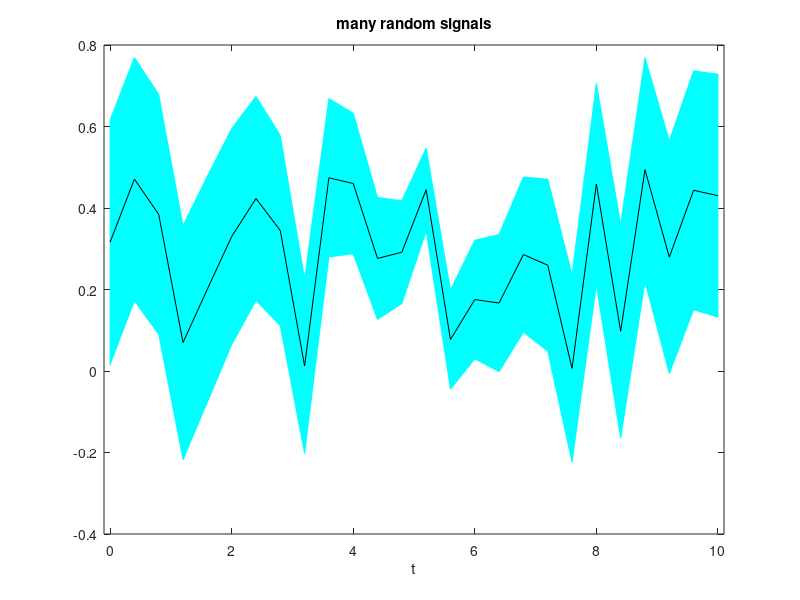

The MATLAB script that drew this image:
% Stochastic process illustration
% paint confidence intervals
% for MATLAB 2007 or more

%declare anonymous function:
paint_cfi=@(t,yup,ylow,color) set(fill([t,t(end:-1:1)],[yup,ylow(end:-1:1)],color),'EdgeColor',color);

%the central function
t=0:0.4:10;
N=length(t);
y=0.5*rand(1,N);

%the confidence intervals
cfi=0.1+0.2*abs(cos(0.3*t));

%display
paint_cfi(t,y-cfi,y+cfi,'c'); hold on;
plot(t,y,'k');
axis([-0.1 10.1 -0.4 0.8]);
title('many random signals');
xlabel('t');
 
